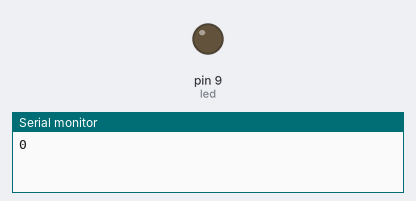
Bench run of a sketch on a simulated Arduino Uno, built with avr-gcc and run on an emulated ATmega328P. Shown: output pins drawn as LEDs (lit = HIGH), the last lines printed to the serial monitor.

Above: at 0.05 s.
At 6.45 s:
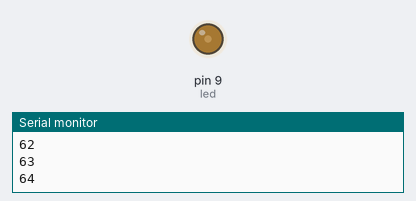
At 19.98 s:
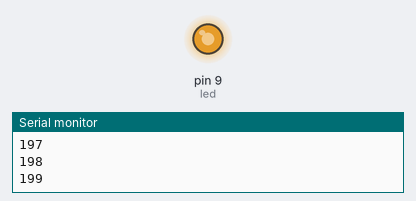
At 39.93 s:
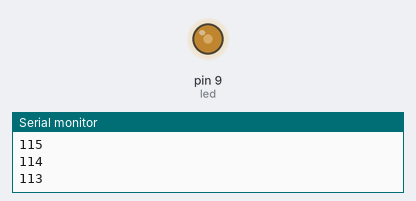
Timing chart, 0 to 40.0 s (numbered marks = the images above):
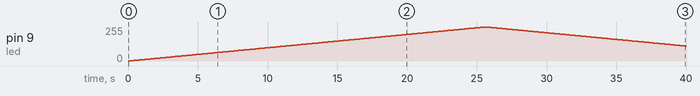

The sketch:

sketch_2.ino
```cpp
int led = 9;
void setup() {
  // put your setup code here, to run once:
  Serial.begin(9600);
  pinMode(led,OUTPUT);
}

void loop() {
  // put your main code here, to run repeatedly:
  for (int i=0;i<=255;i++){
    Serial.println(i);
    analogWrite(led, i);
    delay(100);
  }
  for (int i=255;i>=0;i--){
    Serial.println(i);
    analogWrite(led, i);
    delay(100);
  }
}
```

Measured:
- by itself, pin 9 (led): rises from 0/255 to 255/255 in 25.4 s, then falls to 112/255 in 14.4 s
